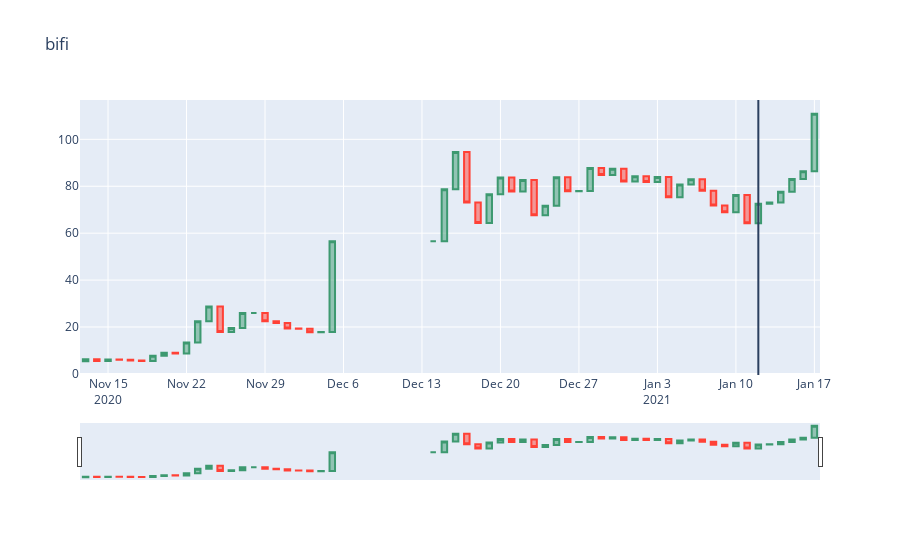

The cell this chart's notebook holds for it:
### Code cell
idx = 100
days_before = 60
days_after = 5
fig = plot_candlestick(df_data_pump_steady['coin'][idx],df_data_pump_steady['base_date'][idx] - pd.Timedelta(days_before, 'd'), 
                        df_data_pump_steady['base_date'][idx]+pd.Timedelta(days_after, 'd'), base_date=df_data_pump_steady['base_date'][idx])
# fig.update_layout(shapes = [dict(
#         x0=df_data_pump_steady['base_date'][idx], x1=df_data_pump_steady['base_date'][idx], y0=0, y1=1, xref='x', yref='paper',
#         line_width=2)])
fig
